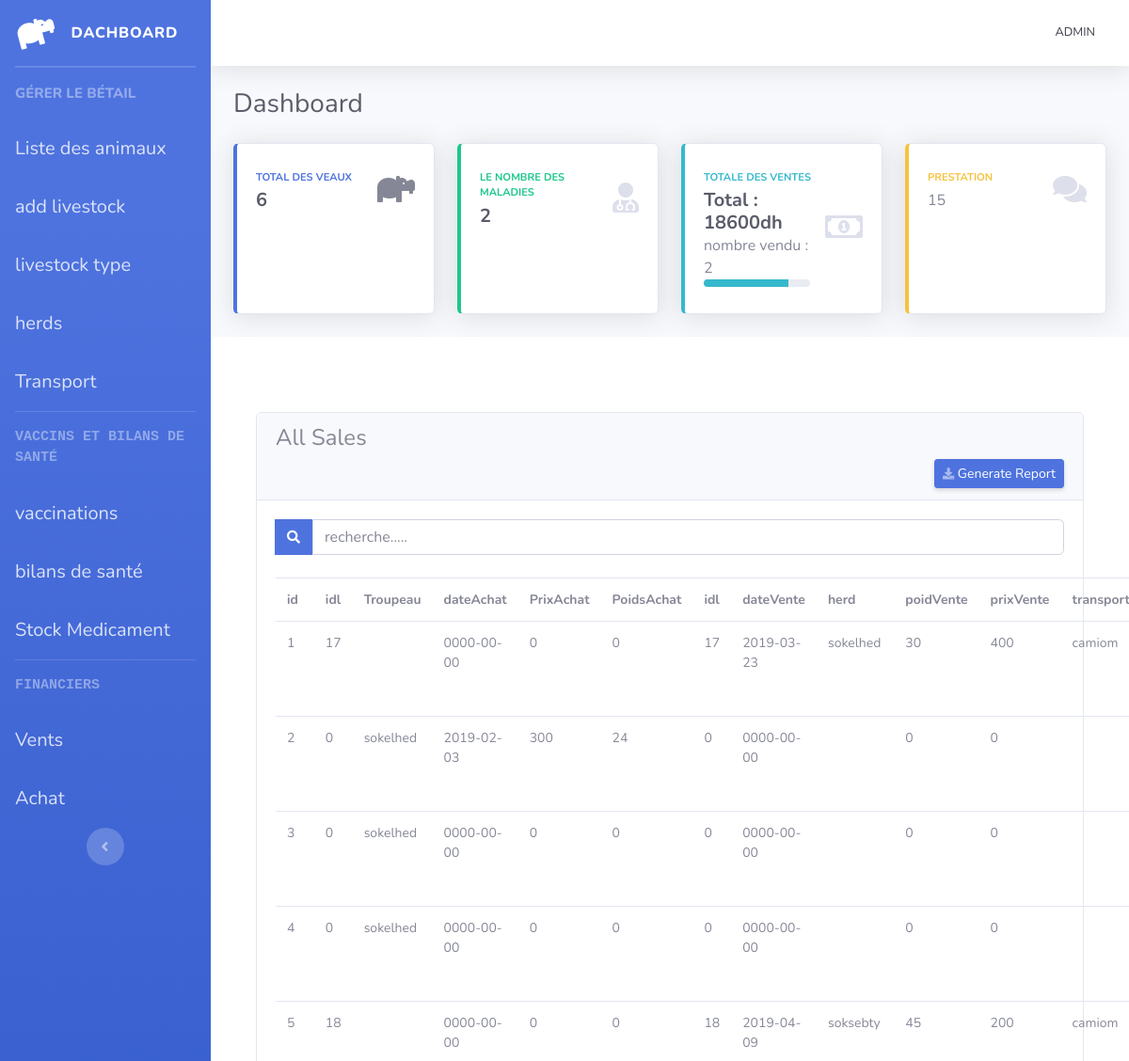
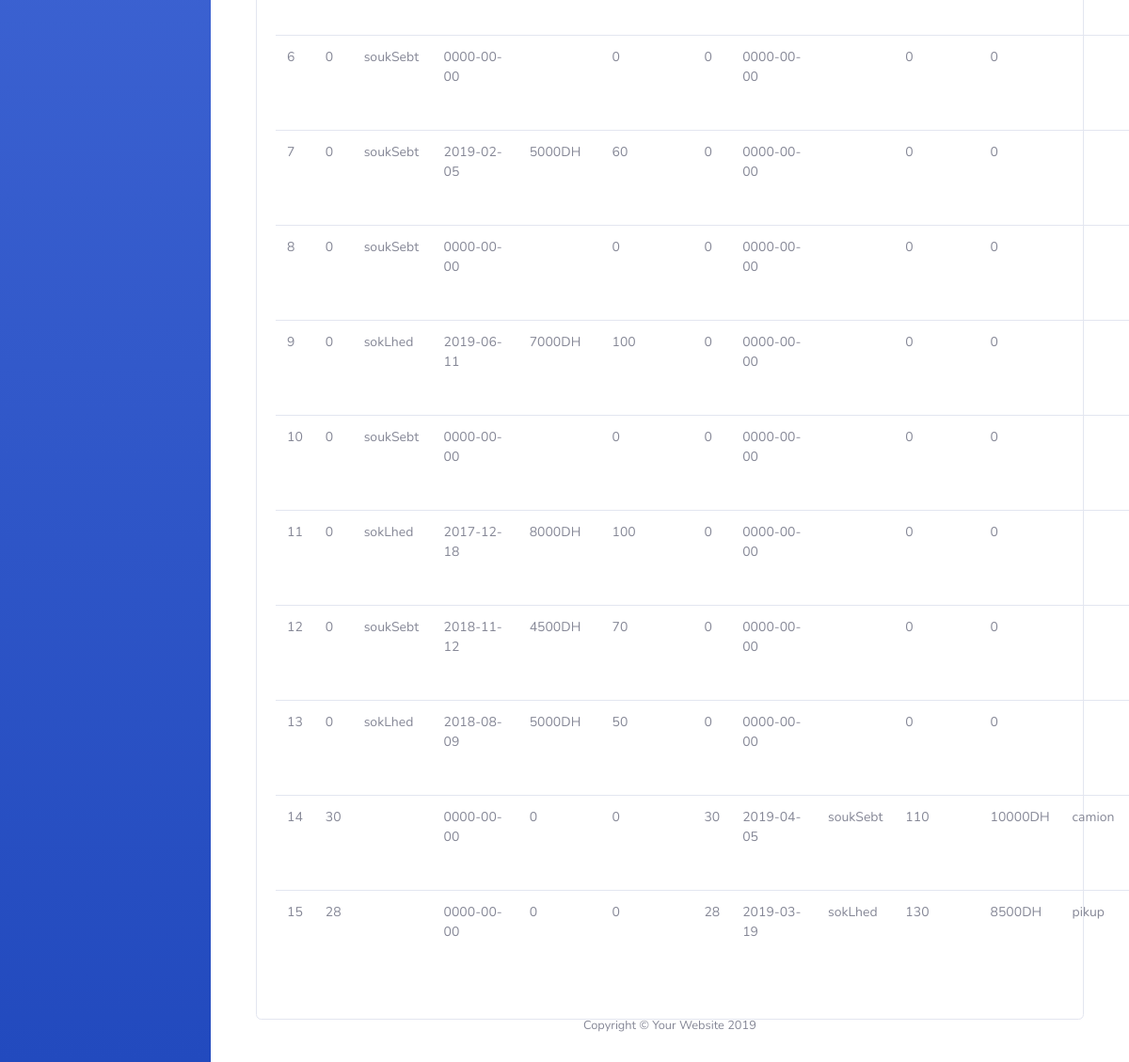
The page /prestation.php on the database its author committed (2 pictures, top to bottom).
### tables this page shows
CREATE TABLE `prestation` (
  `id` int(20) NOT NULL,
  `type` varchar(20) DEFAULT NULL,
  `Troupeau` varchar(20) DEFAULT NULL,
  `dateAchat` date NOT NULL DEFAULT '0000-00-00',
  `PrixAchat` varchar(20) NOT NULL DEFAULT '0',
  `PoidsAchat` int(20) NOT NULL DEFAULT '0',
  `idl` int(20) NOT NULL DEFAULT '0',
  `dateVente` date NOT NULL DEFAULT '0000-00-00',
  `herd` varchar(20) DEFAULT NULL,
  `poidVente` int(20) NOT NULL DEFAULT '0',
  `prixVente` varchar(20) NOT NULL DEFAULT '0',
  `transport` varchar(20) DEFAULT NULL
);

### prestation.php (the view, shortened to what this page needs)
<?php
require 'db.php';
$sql = 'SELECT * FROM prestation';
$statement = $connection->prepare($sql);
$statement->execute();
$people = $statement->fetchAll(PDO::FETCH_OBJ);
 ?>
<?php require 'header.php'; ?>
<div class="container">
  <div class="card mt-5">
    <div class="card-header">
      <h4>All Sales</h4>
 <a style="float:right" href="Exportprestation.php"
   class="d-none d-sm-inline-block btn btn-sm btn-primary shadow-sm">
   <i class="fas fa-download fa-sm text-white-50"></i> Generate Report</a>
    </div>
    <div class="card-body">
  <div class="input-group">
              <div class="input-group-append">
                <button class="btn btn-primary" type="button">
                  <i class="fas fa-search fa-sm"></i>
                </button>
              </div>
              <input type="text" class="form-control input-lg"
                id="myInput" onkeyup="myFunction()"
        placeholder="recherche.....">
            </div><br>
      <table id="table" class="table" class="table table-bordered"
          style="font-size: 14px;">
        <tr>
          <th>id</th>
          <th>idl</th>
          <th>Troupeau</th>
         <th>dateAchat</th>
         <th> PrixAchat</th>
         <th>PoidsAchat</th>
         <th>idl</th>
         <th>dateVente</th>
         <th>herd</th>
         <th> poidVente</th>
         <th>prixVente</th>
         <th>transport</th>
        </tr>
        <?php foreach($people as $person): ?>
          <tr>
      <td><?= $person->id; ?></td>
      <td><?= $person->idl; ?></td>
      <td><?= $person->Troupeau; ?></td>
      <td><?= $person->dateAchat; ?></td>
      <td><?= $person->PrixAchat; ?></td>
      <td><?= $person->PoidsAchat; ?></td>
      <td><?= $person->idl; ?></td>
      <td><?= $person->dateVente; ?></td>
      <td><?= $person->herd; ?></td>
      <td><?= $person->poidVente; ?></td>
      <td><?= $person->prixVente; ?></td>
      <td><?= $person->transport; ?></td>
          </tr>
        <?php endforeach; ?>
      </table>
    </div>
  </div>
</div>
         <?php require 'footer.php'; ?>

### rows shown on the page
prestation: id "1", idl "17", dateAchat "0000-00-00", PrixAchat "0", PoidsAchat "0", dateVente "2019-03-23", herd "sokelhed", poidVente "30", prixVente "400", transport "camiom"
prestation: id "2", idl "0", Troupeau "sokelhed", dateAchat "2019-02-03", PrixAchat "300", PoidsAchat "24", dateVente "0000-00-00", poidVente "0", prixVente "0"
prestation: id "3", idl "0", Troupeau "sokelhed", dateAchat "0000-00-00", PrixAchat "0", PoidsAchat "0", dateVente "0000-00-00", poidVente "0", prixVente "0"
prestation: id "4", idl "0", Troupeau "sokelhed", dateAchat "0000-00-00", PrixAchat "0", PoidsAchat "0", dateVente "0000-00-00", poidVente "0", prixVente "0"
prestation: id "5", idl "18", dateAchat "0000-00-00", PrixAchat "0", PoidsAchat "0", dateVente "2019-04-09", herd "soksebty", poidVente "45", prixVente "200", transport "camiom"
prestation: id "6", idl "0", Troupeau "soukSebt", dateAchat "0000-00-00", PoidsAchat "0", dateVente "0000-00-00", poidVente "0", prixVente "0"
prestation: id "7", idl "0", Troupeau "soukSebt", dateAchat "2019-02-05", PrixAchat "5000DH", PoidsAchat "60", dateVente "0000-00-00", poidVente "0", prixVente "0"
prestation: id "8", idl "0", Troupeau "soukSebt", dateAchat "0000-00-00", PoidsAchat "0", dateVente "0000-00-00", poidVente "0", prixVente "0"
prestation: id "9", idl "0", Troupeau "sokLhed", dateAchat "2019-06-11", PrixAchat "7000DH", PoidsAchat "100", dateVente "0000-00-00", poidVente "0", prixVente "0"
prestation: id "10", idl "0", Troupeau "soukSebt", dateAchat "0000-00-00", PoidsAchat "0", dateVente "0000-00-00", poidVente "0", prixVente "0"
prestation: id "11", idl "0", Troupeau "sokLhed", dateAchat "2017-12-18", PrixAchat "8000DH", PoidsAchat "100", dateVente "0000-00-00", poidVente "0", prixVente "0"
prestation: id "12", idl "0", Troupeau "soukSebt", dateAchat "2018-11-12", PrixAchat "4500DH", PoidsAchat "70", dateVente "0000-00-00", poidVente "0", prixVente "0"
prestation: id "13", idl "0", Troupeau "sokLhed", dateAchat "2018-08-09", PrixAchat "5000DH", PoidsAchat "50", dateVente "0000-00-00", poidVente "0", prixVente "0"
prestation: id "14", idl "30", dateAchat "0000-00-00", PrixAchat "0", PoidsAchat "0", dateVente "2019-04-05", herd "soukSebt", poidVente "110", prixVente "10000DH", transport "camion"
prestation: id "15", idl "28", dateAchat "0000-00-00", PrixAchat "0", PoidsAchat "0", dateVente "2019-03-19", herd "sokLhed", poidVente "130", prixVente "8500DH", transport "pikup"

### other values the page prints
count($row) "6"
count($row) "2"
$sommeanswered "18600"
count($row) "15"
